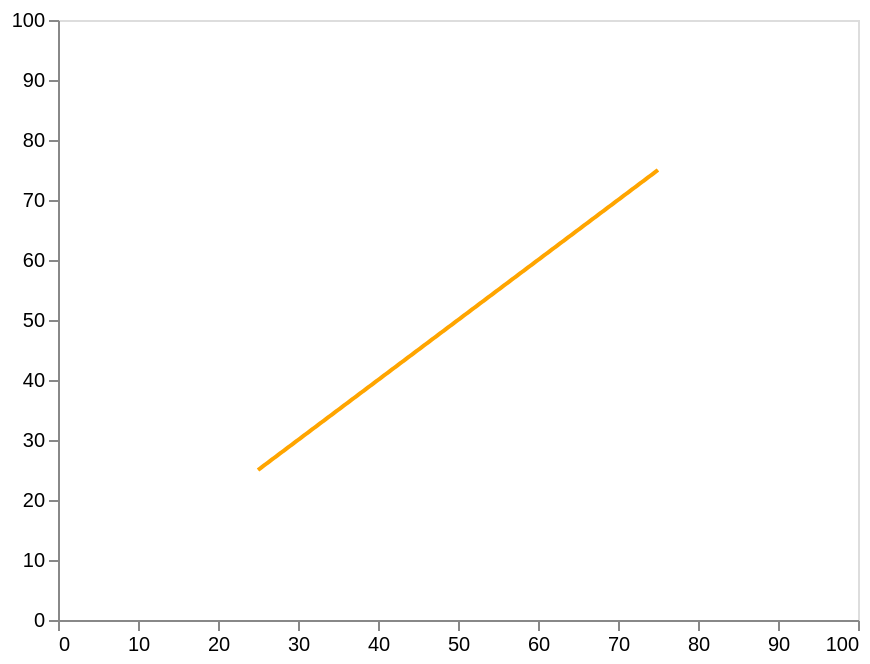

Vega-Lite specification stored for this chart:
### Vega specification from a JSON file in a GitHub repository (floating-point values rounded to 4 significant figures)
{"$schema": "https://vega.github.io/schema/vega/v5.json", "description": "A scatterplot showing horsepower and miles per gallons for various cars.", "background": "white", "padding": 5, "width": 400, "height": 300, "style": "cell", "data": [{"name": "source_0", "values": [{}]}], "signals": [{"name": "x", "value": 25, "bind": {"input": "range", "min": 1, "max": 100, "step": 1}}, {"name": "x2", "value": 75, "bind": {"input": "range", "min": 1, "max": 100, "step": 1}}, {"name": "y", "value": 25, "bind": {"input": "range", "min": 1, "max": 100, "step": 1}}, {"name": "y2", "value": 75, "bind": {"input": "range", "min": 1, "max": 100, "step": 1}}, {"name": "strokeWidth", "value": 2, "bind": {"input": "range", "min": 0, "max": 10, "step": 0.5}}, {"name": "strokeCap", "value": "butt", "bind": {"input": "select", "options": ["butt", "round", "square"]}}, {"name": "strokeDash", "value": [1, 0], "bind": {"input": "select", "options": [[1, 0], [8, 8], [8, 4], [4, 4], [4, 2], [2, 1], [1, 1]]}}], "marks": [{"name": "marks", "type": "rule", "style": ["rule"], "from": {"data": "source_0"}, "encode": {"update": {"strokeCap": {"signal": "strokeCap"}, "strokeWidth": {"signal": "strokeWidth"}, "strokeDash": {"signal": "strokeDash"}, "stroke": {"value": "orange"}, "x": {"scale": "x", "signal": "x"}, "x2": {"scale": "x", "signal": "x2"}, "y": {"scale": "y", "signal": "y"}, "y2": {"scale": "y", "signal": "y2"}}}}], "scales": [{"name": "x", "type": "linear", "domain": [0, 100], "range": [0, {"signal": "width"}], "zero": true}, {"name": "y", "type": "linear", "domain": [0, 100], "range": [{"signal": "height"}, 0], "zero": true}], "axes": [{"scale": "x", "orient": "bottom", "grid": false, "labelFlush": true, "labelOverlap": true, "tickCount": {"signal": "ceil(width/40)"}, "zindex": 0}, {"scale": "y", "orient": "left", "grid": false, "labelOverlap": true, "tickCount": {"signal": "ceil(height/40)"}, "zindex": 0}]}
